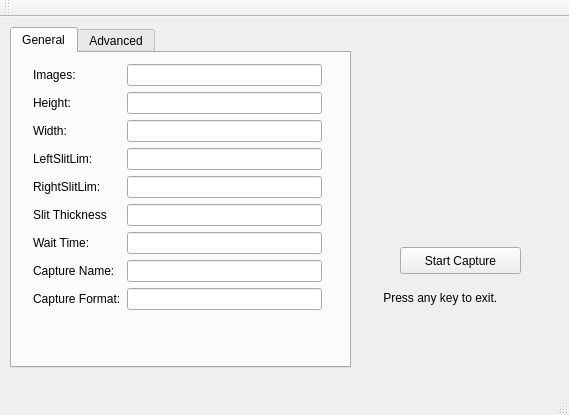
<?xml version="1.0" encoding="UTF-8"?>
<ui version="4.0">
 <class>MainWindow</class>
 <widget class="QMainWindow" name="MainWindow">
  <property name="geometry">
   <rect>
    <x>0</x>
    <y>0</y>
    <width>569</width>
    <height>415</height>
   </rect>
  </property>
  <property name="windowTitle">
   <string>MainWindow</string>
  </property>
  <widget class="QWidget" name="centralWidget">
   <widget class="QTabWidget" name="tabWidget">
    <property name="geometry">
     <rect>
      <x>10</x>
      <y>10</y>
      <width>341</width>
      <height>341</height>
     </rect>
    </property>
    <property name="currentIndex">
     <number>0</number>
    </property>
    <widget class="QWidget" name="tab_5">
     <attribute name="title">
      <string>General</string>
     </attribute>
     <widget class="QWidget" name="formLayoutWidget">
      <property name="geometry">
       <rect>
        <x>10</x>
        <y>0</y>
        <width>311</width>
        <height>293</height>
       </rect>
      </property>
      <layout class="QFormLayout" name="formLayout_3">
       <item row="0" column="0">
        <widget class="QLabel" name="noImagesLabel">
         <property name="text">
          <string>Images:</string>
         </property>
        </widget>
       </item>
       <item row="0" column="1">
        <widget class="QLineEdit" name="noImagesLineEdit"/>
       </item>
       <item row="1" column="0">
        <widget class="QLabel" name="heightLabel">
         <property name="text">
          <string>Height:</string>
         </property>
        </widget>
       </item>
       <item row="1" column="1">
        <widget class="QLineEdit" name="heightLineEdit"/>
       </item>
       <item row="2" column="0">
        <widget class="QLabel" name="widthLabel">
         <property name="text">
          <string>Width:</string>
         </property>
        </widget>
       </item>
       <item row="2" column="1">
        <widget class="QLineEdit" name="widthLineEdit"/>
       </item>
       <item row="3" column="0">
        <widget class="QLabel" name="leftSlitLimLabel">
         <property name="text">
          <string>LeftSlitLim:</string>
         </property>
        </widget>
       </item>
       <item row="3" column="1">
        <widget class="QLineEdit" name="leftSlitLimLineEdit"/>
       </item>
       <item row="4" column="0">
        <widget class="QLabel" name="rightSlitLimLabel">
         <property name="text">
          <string>RightSlitLim:</string>
         </property>
        </widget>
       </item>
       <item row="4" column="1">
        <widget class="QLineEdit" name="rightSlitLimLineEdit"/>
       </item>
       <item row="5" column="0">
        <widget class="QLabel" name="slitThicknessLabel">
         <property name="text">
          <string>Slit Thickness</string>
         </property>
        </widget>
       </item>
       <item row="5" column="1">
        <widget class="QLineEdit" name="slitThicknessLineEdit"/>
       </item>
       <item row="6" column="0">
        <widget class="QLabel" name="waitTimeLabel">
         <property name="text">
          <string>Wait Time:</string>
         </property>
        </widget>
       </item>
       <item row="6" column="1">
        <widget class="QLineEdit" name="waitTimeLineEdit"/>
       </item>
       <item row="7" column="0">
        <widget class="QLabel" name="captureNameLabel">
         <property name="text">
          <string>Capture Name:</string>
         </property>
        </widget>
       </item>
       <item row="7" column="1">
        <widget class="QLineEdit" name="captureNameLineEdit"/>
       </item>
       <item row="8" column="0">
        <widget class="QLabel" name="captureFormatLabel">
         <property name="text">
          <string>Capture Format:</string>
         </property>
        </widget>
       </item>
       <item row="8" column="1">
        <widget class="QLineEdit" name="captureFormatLineEdit"/>
       </item>
      </layout>
     </widget>
    </widget>
    <widget class="QWidget" name="tab_6">
     <attribute name="title">
      <string>Advanced</string>
     </attribute>
     <widget class="QWidget" name="formLayoutWidget_2">
      <property name="geometry">
       <rect>
        <x>20</x>
        <y>10</y>
        <width>311</width>
        <height>211</height>
       </rect>
      </property>
      <layout class="QFormLayout" name="formLayout">
       <item row="0" column="0">
        <widget class="QLabel" name="brightnessLabel">
         <property name="text">
          <string>Brightness</string>
         </property>
        </widget>
       </item>
       <item row="0" column="1">
        <widget class="QLineEdit" name="brightnessLineEdit"/>
       </item>
       <item row="1" column="0">
        <widget class="QLabel" name="autoExposureLabel">
         <property name="text">
          <string>Auto Exposure</string>
         </property>
        </widget>
       </item>
       <item row="1" column="1">
        <widget class="QLineEdit" name="autoExposureLineEdit"/>
       </item>
       <item row="2" column="0">
        <widget class="QLabel" name="sharpnessLabel">
         <property name="text">
          <string>Sharpness</string>
         </property>
        </widget>
       </item>
       <item row="2" column="1">
        <widget class="QLineEdit" name="sharpnessLineEdit"/>
       </item>
       <item row="3" column="0">
        <widget class="QLabel" name="shutterLabel">
         <property name="text">
          <string>Shutter</string>
         </property>
        </widget>
       </item>
       <item row="3" column="1">
        <widget class="QLineEdit" name="shutterLineEdit"/>
       </item>
       <item row="4" column="0">
        <widget class="QLabel" name="gainLabel">
         <property name="text">
          <string>Gain</string>
         </property>
        </widget>
       </item>
       <item row="4" column="1">
        <widget class="QLineEdit" name="gainLineEdit"/>
       </item>
       <item row="5" column="1">
        <widget class="QLineEdit" name="frameRateLineEdit"/>
       </item>
      </layout>
     </widget>
    </widget>
   </widget>
   <widget class="QPushButton" name="startButton">
    <property name="geometry">
     <rect>
      <x>400</x>
      <y>230</y>
      <width>121</width>
      <height>27</height>
     </rect>
    </property>
    <property name="text">
     <string>Start Capture</string>
    </property>
   </widget>
   <widget class="QLabel" name="label">
    <property name="geometry">
     <rect>
      <x>340</x>
      <y>260</y>
      <width>241</width>
      <height>41</height>
     </rect>
    </property>
    <property name="text">
     <string>             Press any key to exit.</string>
    </property>
   </widget>
  </widget>
  <widget class="QMenuBar" name="menuBar">
   <property name="geometry">
    <rect>
     <x>0</x>
     <y>0</y>
     <width>569</width>
     <height>25</height>
    </rect>
   </property>
  </widget>
  <widget class="QToolBar" name="mainToolBar">
   <attribute name="toolBarArea">
    <enum>TopToolBarArea</enum>
   </attribute>
   <attribute name="toolBarBreak">
    <bool>false</bool>
   </attribute>
  </widget>
  <widget class="QStatusBar" name="statusBar"/>
 </widget>
 <layoutdefault spacing="6" margin="11"/>
 <resources/>
 <connections/>
</ui>
